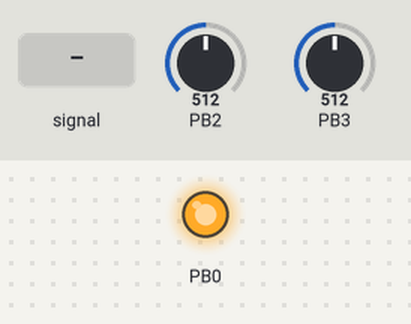
This program was run on a simulated ATtiny25, built with avr-gcc and emulated at 8 MHz. Parts: output pins drawn as LEDs (lit = HIGH). The test bench sets the inputs (shaded band); at power-on: PB2 = 512, PB3 = 512. Sleep ends after the set time or at an interrupt.

Above: at 1.2 s.
1.3 s: PB2 fed a 200 Hz sine of ±81 counts around its level
At 1.63 s:
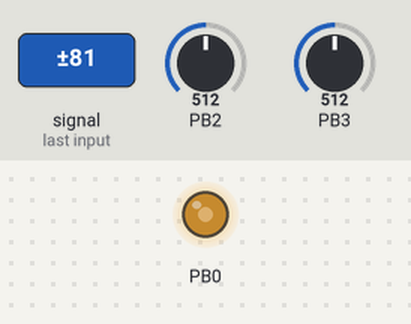
4.3 s: PB2 set to 716
5.8 s: PB3 set to 708
7.3 s: PB3 set to 734
At 8.0 s:
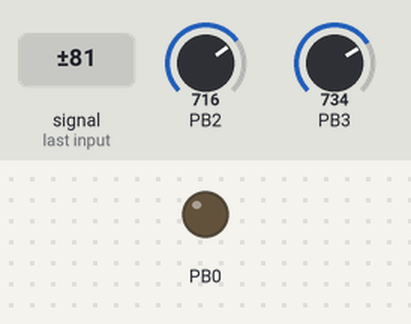
8.8 s: PB3 set to 511
At 9.2 s:
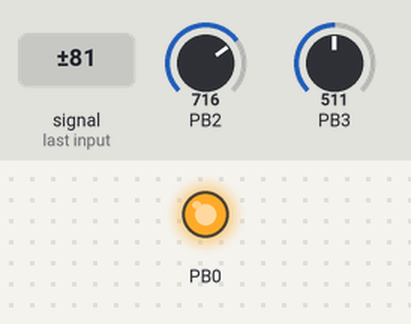
10.3 s: PB3 set to 900
At 11.5 s:
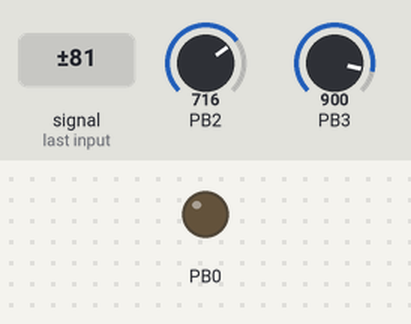
Timing chart, 0 to 12.8 s (numbered marks = the images above; inputs shaded):
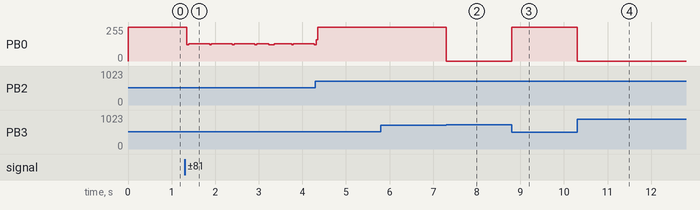

The program:

main.c
```c
// (licence header left out)
#include <avr/io.h>
#include <avr/wdt.h>
#include <avr/interrupt.h>
#include <avr/sleep.h>

int adc1, adc3, select;

int main() {
	wdt_disable();		// Kill the watchdog

	adc1 = 0;
	adc3 = 0;
	select = 0;

	DDRB |= 1;

	ADMUX = 0x21; 		// Vcc as voltage reference
				// Left align the data in ADCH
				// Select channel ADC1 for first conversion
	ADCSRA = 0x8F;		// Enable ADC, interrupt, and set prescaler to
				// 128 giving Fadc = 8MHz/128 = 62.5kHz

	sei();			// Enable interrupts

	ADCSRA |= (1 << ADSC);  // Start ADC Conversion

	while(1) {
		sleep_mode(); 	// Put the AVR to sleep while waiting
				// for the ADC interrupt
	}
}

ISR (ADC_vect) {
	if(select) {
		adc3 = ADCH;
		ADMUX = 0x21;	// Select ADC1 for next conversion
		select = 0;
	} else {
		adc1 = ADCH;
		ADMUX = 0x23; 	// Select ADC2 for next conversion
		select = 1;
	}

	if(adc1 >= adc3) {
		if(adc1 - adc3 >= 2)	// Add a bit of hysteresis
			PORTB |= 0x01;
	} else {
		if(adc3 - adc1 >= 2)
			PORTB &= ~(0x01);
	}

	ADCSRA |= (1 << ADSC);  // Start A2D Conversions
}
```

Measured:
- the behaviour switches between 723 and 724 on PB3 (found by bisection; images 1 and 2)
- after the input at 5.8 s, every drawn part: stays the same
- after the input at 7.3 s, PB0: 255/255 → 0/255 at once
- after the input at 8.8 s, PB0: 0/255 → 255/255 at once
- after the input at 10.3 s, PB0: 255/255 → 0/255 at once
